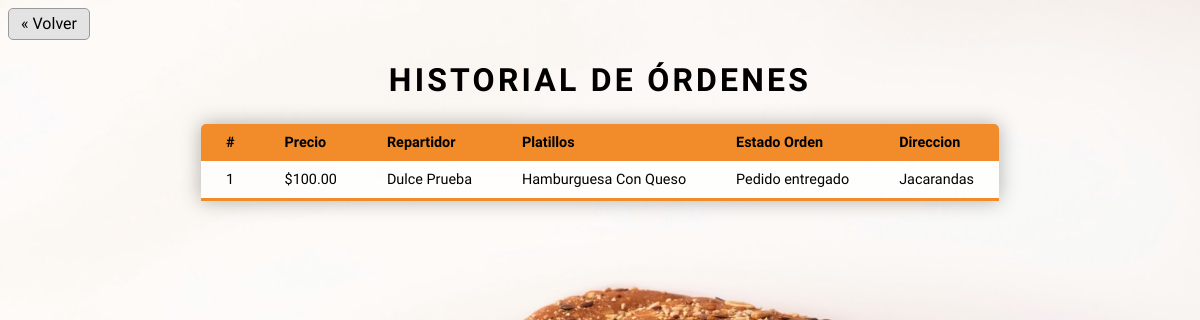
Page /historial_ordenes/ (signed in) on the earlier database version.
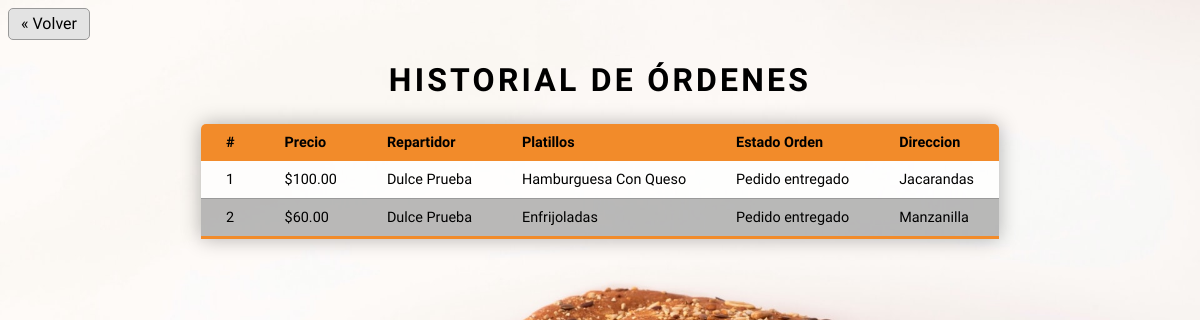
Same page on the later database version.
### administrador/models.py (models this page shows)
class Orden(models.Model):
	id_orden = models.AutoField(primary_key=True)
	precio_orden = models.IntegerField(null=False, default = 0)
	id_cliente_orden = models.ForeignKey('cliente.Cliente', on_delete=models.SET_DEFAULT, default=0)
	id_repartidor_orden = models.ForeignKey('repartidor.Repartidor',on_delete= models.SET_NULL, blank =True,  null=True)
	id_platillo_orden  = models.ManyToManyField('platillo.Platillo', null=True)
	id_estado_orden =    models.ForeignKey('EstadoOrden',  on_delete=models.SET_DEFAULT, default=0)
	direccion_entrega_orden  = models.ForeignKey('cliente.Direccion', null=True, on_delete=models.CASCADE)
	class Meta:
		db_table = 'orden'
		verbose_name_plural = "Ordenes"

class EstadoOrden(models.Model):
	id_estado = models.IntegerField(primary_key=True)
	descripcion_estado = models.CharField(max_length=30)
	class Meta:
		db_table = 'estado_orden'
		verbose_name_plural = "EstadosOrden"
	def __str__(self):
		return '{}'.format(self.descripcion_estado)

### repartidor/models.py (models this page shows)
class Repartidor(models.Model):
	user = models.OneToOneField(User, on_delete=models.CASCADE, unique=True)
	id_repatidor = models.AutoField(primary_key=True, db_column='id_repatidor')
	nombre_repartidor = models.CharField(max_length=64)
	apellido_paterno_repartidor = models.CharField(max_length=100)
	apellido_materno_repartidor = models.CharField(max_length=100)
	def __str__(self):
		return self.nombre_repartidor + " " + self.apellido_paterno_repartidor
	class Meta:
		db_table = 'repartidor'
		verbose_name_plural = "Repartidores"

### platillo/models.py (models this page shows, shortened)
class Platillo(models.Model):
    id = models.AutoField(primary_key=True)
    nombre = models.CharField(max_length=200, unique=True)
    descripcion = models.CharField(max_length=500, null=True)
    precio = models.FloatField(null=False, default=0)
    imagen = models.ImageField(null=True, upload_to=directorio_imagen)
    categoria = models.ForeignKey(
        'categoria.Categoria', on_delete=models.CASCADE)
    def __str__(self):
        return self.nombre
    class Meta:
        db_table = 'platillo'
        verbose_name_plural = "Platillos"

### cliente/models.py (models this page shows)
class Direccion(models.Model):
    id_direccion = models.AutoField(primary_key=True)
    id_cliente = models.ForeignKey(Cliente, models.DO_NOTHING)
    descripcion_direccion = models.CharField(max_length=200)
    class Meta:
        db_table = 'direccion'
        verbose_name_plural = "Direcciones"
        unique_together = (('id_cliente', 'descripcion_direccion'))
    def __str__(self):
        return '{}'.format(self.descripcion_direccion)

### cliente/views.py (the view)
# urls.py: path("historial_ordenes/", views.historial_ordenes, name="historial_ordenes"),
@login_required
def historial_ordenes(request):
    cliente = Cliente.objects.get(user_cliente=request.user)
    estado = EstadoOrden.objects.get(id_estado=5)
    ordenes = Orden.objects.filter(id_cliente_orden=cliente, id_estado_orden=estado).order_by('id_orden')
    contexto = {'ordenes' : ordenes}
    return render(request, "cliente/historial_ordenes.html", contexto)

### templates/cliente/historial_ordenes.html (shortened to what this page needs)
{% load static %}
<!DOCTYPE html>
<html>
<head>
	<link rel="stylesheet" href="{% static 'css/ordenes/tabla_ordenes.css' %}">
    <link rel="stylesheet" href="{% static 'css/ordenes/ordenes_cliente.css' %}">
</head>
<body>
    <div class="boton">
            <a id="boton-volver" href="{% url 'cliente:HomeCliente' %}">&laquo; Volver</a>
    </div>
    <div class="contenedor">
        <h1 id="titulo">Historial de órdenes</h1>
        <table class="content-table">
        	<thead>
        		<tr>
        			<td>#</td>
        			<td>Precio</td>
        			<td>Repartidor</td>
        			<td>Platillos</td>
        			<td>Estado Orden</td>
        			<td>Direccion</td>
        		</tr>
        	</thead>
        	<tbody>
        		{% if ordenes %}
        		{% for orden in ordenes%}
        		<tr>
        			<td>{{orden.id_orden}}</td>
        			<td>${{orden.precio_orden}}.00</td>
        			<td>{{orden.id_repartidor_orden}}</td>
        			<td>
        			{% for platillo in orden.id_platillo_orden.all %}
        				{{platillo}}
                        <br>
        			{% endfor %}
        			</td>
        			<td>{{orden.id_estado_orden}}</td>
        			<td>{{orden.direccion_entrega_orden}}</td>
        		</tr>
        		{% endfor %}
        		{% else %}
        		<h1>No tienes órdenes realizadas</h1>
        		{% endif %}
        	</tbody>
        </table>
    </div>
</body>
</html>

Differences in the rows shown:
now on this page (row edited): Orden: id_orden "2", precio_orden "60", id_repartidor_orden "Dulce Prueba", id_estado_orden "Pedido entregado", direccion_entrega_orden "Manzanilla"
now on this page (row unchanged): Platillo: nombre "Enfrijoladas", shown under "2"
